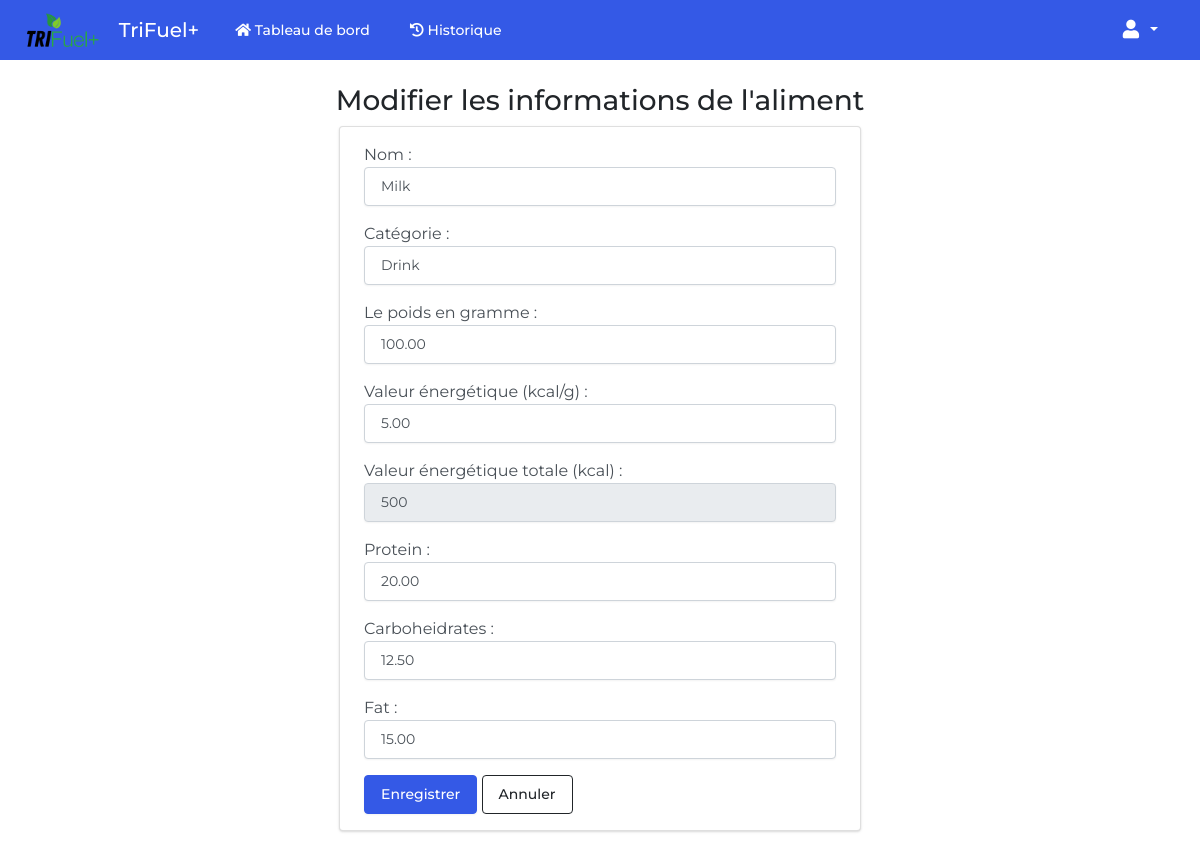
Page /aliments/edit/5 (signed in) on the committed database.
### foodtracker/models.py (models this page shows, shortened)
class Aliment(models.Model):
    image = models.ImageField(upload_to='images/')
    name = models.CharField(max_length=255)
    category = models.ForeignKey(AlimentCategory, null=True, on_delete=models.SET_NULL, related_name='aliments')
    weight_g = models.DecimalField(max_digits=8, decimal_places=2)
    energy_value = models.DecimalField(max_digits=8, decimal_places=2)
    total_energy_value = models.DecimalField(max_digits=8, decimal_places=2, null=True)
    protein =  models.DecimalField(max_digits=7, decimal_places=2)
    carboheidrates = models.DecimalField(max_digits=7, decimal_places=2)
    fat = models.DecimalField(max_digits=7, decimal_places=2)
    class Meta:
        db_table = 'aliments'

### foodtracker/views.py (the view)
# urls.py: path('aliments/edit/<int:pk>', views.aliment_edit_view, name='aliment_edit'),
@login_required
def aliment_edit_view(request, pk):
    try:
        aliment = Aliment.objects.get(pk=pk)
        if request.method == 'POST':
            form = AlimentEditForm(request.POST)
            if form.is_valid():
                aliment.name = form.cleaned_data.get('name', aliment.name)
                aliment.category = form.cleaned_data.get('category', aliment.category)
                aliment.weight_g = form.cleaned_data.get('weight_g', aliment.weight_g)
                aliment.energy_value = form.cleaned_data.get('energy_value', aliment.energy_value)
                aliment.protein = form.cleaned_data.get('protein', aliment.protein)
                aliment.carboheidrates = form.cleaned_data.get('carboheidrates', aliment.carboheidrates)
                aliment.fat = form.cleaned_data.get('fat', aliment.fat)
                aliment.save()
                messages.success(request, "Les informations de l'aliment ont été mises à jour avec succès")
                return redirect(reverse('aliments'))
            else:
                return render(request, 'aliment_edit.html', {
                    'aliment': aliment,
                    'form': form,
                })
        else:
            form = AlimentEditForm({
                'name': aliment.name,
                'category': aliment.category,
                'weight_g': aliment.weight_g,
                'energy_value': aliment.energy_value,
                'total_energy_value': aliment.weight_g * aliment.energy_value,
                'protein': aliment.protein,
                'carboheidrates': aliment.carboheidrates,
                'fat': aliment.fat,
            })
            return render(request, 'aliment_edit.html', {
                'aliment': aliment,
                'form': form,
            })
    except Aliment.DoesNotExist:
        messages.error(request, "L'aliment n'existe pas")
        return redirect(reverse('aliments'))

### foodtracker/forms.py
class AlimentEditForm(forms.Form):
    name = forms.CharField(label='Nom')
    category = forms.ModelChoiceField(label='Catégorie', queryset=AlimentCategory.objects.all())
    weight_g = forms.DecimalField(label='Le poids en gramme')
    energy_value = forms.DecimalField(label='Valeur énergétique (kcal/g)')
    total_energy_value = forms.DecimalField(label='Valeur énergétique totale (kcal)', disabled=True, required=False)
    protein =  forms.DecimalField(label="Protein")
    carboheidrates = forms.DecimalField(label="Carboheidrates")
    fat = forms.DecimalField(label="Fat")
    def __init__(self, *args, **kwargs):
        super().__init__(*args, **kwargs)
        for visible in self.visible_fields():
            visible.field.widget.attrs['class'] = 'form-control'

### foodtracker/models.py (called while the page is built)
    def __str__(self):
        return self.name

### templates/aliment_edit.html (shortened to what this page needs)
{% extends 'base.html' %}
{% block body %}
<div class='py-4 mt-auto'>
    <div class='container px-4'>
        <!-- {% if success %}
        <br>
        <div class='alert alert-dismissible alert-success' role='alert'>
            <button type='button' class='btn-close' data-bs-dismiss='alert'></button>
            The new food item added successfully.
        </div>
        {% else %} -->
        <div class='d-flex justify-content-center'>
            <h3>Modifier les informations de l'aliment</h3>
        </div>
        <div class='row'>
            <div class='col-lg-6 offset-lg-3'>
                <div class='card bg-secondary mb-3'>
                    <div class='card-body'>
                        <div class='form-group'>
                            <form action="{% url 'aliment_edit' pk=aliment.id %}" method='POST'>
                                <div class='form-group'>
                                    {% for field in form %}
                                    <p>
                                        {{ field.label_tag }} {{ field }}
                                    </p>
                                    {% endfor %}
                                    <button type='submit' class='btn btn-primary'>Enregistrer</button>
                                    <a href="{% url 'aliments' %}" class='btn btn-outline-dark'>Annuler</a>
                                </div>
                            </form>
                        </div>
                    </div>
                </div>
            </div>
        </div>
        {% endif %}
    </div>
</div>
{% endblock body %}

### static/css/styles.css (style rules this page uses)
html { position: relative; min-height: 100%; }
body { margin: 0 0 90px; font-family: 'Montserrat', sans-serif !important; }

### rows in the picture
Aliment: form "Milk" "Drink" "100.00" "5.00" "500" "20.00" "12.50" "15.00"

### other values in the picture
{{ field.label_tag }} "Nom :" "Catégorie :" "Le poids en gramme :" "Valeur énergétique (kcal/g) :" "Valeur énergétique totale (kcal) :" "Protein :" "Carboheidrates :" "Fat :"
